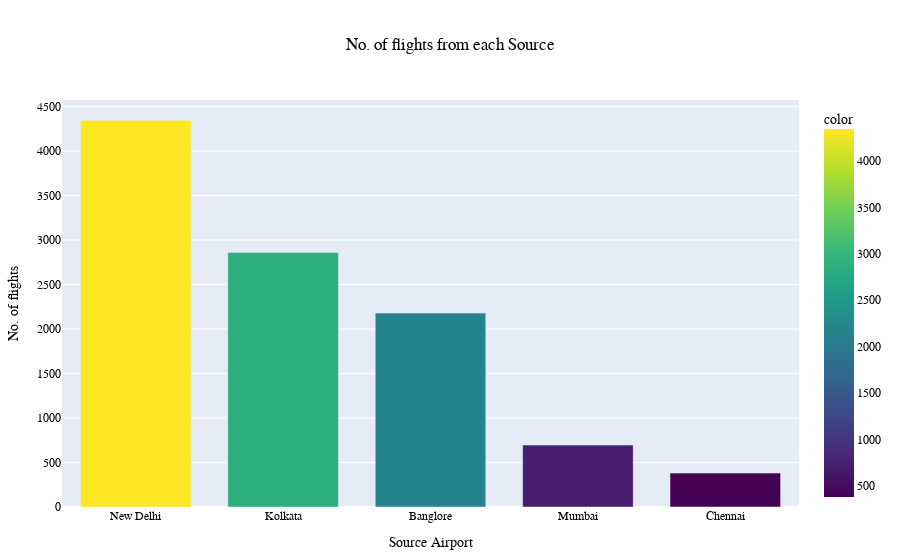

The cell this chart's notebook holds for it:
### Code cell
fig = px.bar(grouped_by_source, color = grouped_by_source.values, color_continuous_scale = 'Viridis')

# Update layout and styling
fig.update_layout(
    title = 'No. of flights from each Source',
    title_x = 0.5,  # Center the title
    xaxis_title = 'Source Airport',
    yaxis_title = 'No. of flights',
    #plot_bgcolor = 'rgba(240, 240, 240, 1)',  # Light background color
    bargap = 0.25,  # Adjust gap between bars
    font = dict(family = 'Arial', size = 12, color = 'black'),  # Font styling
    showlegend = True,   # Show legend
    margin = dict(t=100, b=50, l=50, r=50)  # Add margin to prevent overlap
)

fig.show()

### Figure 1 — Plotly figure (JSON) as saved in the notebook; plotly's stock layout.template omitted (floating-point values rounded to 4 significant figures)
{"data": [{"alignmentgroup": "True", "hovertemplate": "Source=%{x}<br>value=%{y}<br>color=%{marker.color}<extra></extra>", "legendgroup": "", "marker": {"color": [4345, 2860, 2179, 696, 381], "coloraxis": "coloraxis", "pattern": {"shape": ""}}, "name": "", "offsetgroup": "", "orientation": "v", "showlegend": false, "textposition": "auto", "type": "bar", "x": ["New Delhi", "Kolkata", "Banglore", "Mumbai", "Chennai"], "xaxis": "x", "y": [4345, 2860, 2179, 696, 381], "yaxis": "y"}], "layout": {"bargap": 0.25, "barmode": "relative", "coloraxis": {"colorbar": {"title": {"text": "color"}}, "colorscale": [[0, "#440154"], [0.1111, "#482878"], [0.2222, "#3e4989"], [0.3333, "#31688e"], [0.4444, "#26828e"], [0.5556, "#1f9e89"], [0.6667, "#35b779"], [0.7778, "#6ece58"], [0.8889, "#b5de2b"], [1, "#fde725"]]}, "font": {"color": "black", "family": "Arial", "size": 12}, "legend": {"tracegroupgap": 0}, "margin": {"b": 50, "l": 50, "r": 50, "t": 100}, "showlegend": true, "title": {"text": "No. of flights from each Source", "x": 0.5}, "xaxis": {"anchor": "y", "domain": [0, 1], "title": {"text": "Source Airport"}}, "yaxis": {"anchor": "x", "domain": [0, 1], "title": {"text": "No. of flights"}}}}
